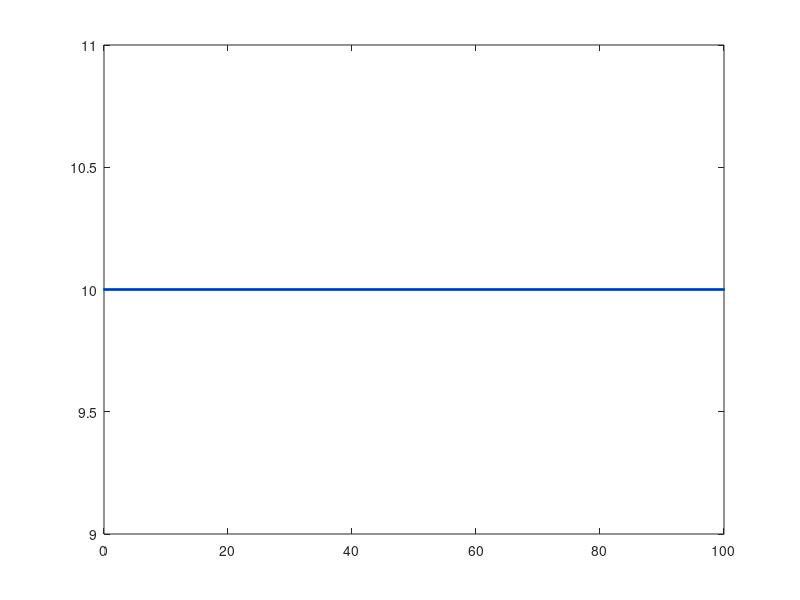

Write the MATLAB code that produced this figure. (Note: this script raises an error after producing the figure.)
clear
clc

%% 直线
% kp,ki,kd系数输入
kp = 2;
ki = 0;
kd = 20;
k = [kp,ki,kd];
% 初始x,y和phi,l,v,dt信息
x = 0;
y = 0;
phi = pi / 3;
l = 2;
v = 2;
init = [x,y,phi,l,v];% 初始值
dt = 0.1; % 最大时间间隔内距离v * dt
% 目标一条直线取点
tt_x = linspace(0,100,1000);
tt_y = linspace(10,10,1000);
target = {dt,tt_x,tt_y};
% 画出目标曲线
plot(tt_x,tt_y,'.',tt_x,tt_y,'b-');
hold on;
% PID控制
[r_x,r_y,r_phi,r_delta_f,i] = PID_CET(k,init,target,0);
% 画出PID控制结果
plot(r_x(1:i),r_y(1:i),'.',r_x(1:i),r_y(1:i),'r-');
% 画出结果
%% 正弦线
% kp,ki,kd系数输入
kp = 2;
ki = 0.025;
kd = 20;
k = [kp,ki,kd];
% 初始x,y和phi,l,v,dt信息
x = 0;
y = 0;
phi = 0;
l = 2;
v = 2;
init = [x,y,phi,l,v];% 初始值
dt = 0.1; % 最大时间间隔内距离v * dt
% 目标一条直线取点
tt_x = linspace(0,100,1000);
tt_y = sin(tt_x / 3.0);
target = {dt,tt_x,tt_y};
% 画出目标曲线
plot(tt_x,tt_y,'.',tt_x,tt_y,'b-');
hold on;
% PID控制
[r_x,r_y,r_phi,r_delta_f,i] = PID_CET(k,init,target,0);
% 画出PID控制结果
plot(r_x(1:i),r_y(1:i),'.',r_x(1:i),r_y(1:i),'r-');

%% 圆曲线
% kp,ki,kd系数输入
kp = 2;
ki = 0.0001;
kd = 20;
k = [kp,ki,kd];
% 初始x,y和phi,l,v,dt信息
x = 6;
y = 0.1;
phi = pi / 2;
l = 2;
v = 2;
init = [x,y,phi,l,v];% 初始值
dt = 0.1; % 最大时间间隔内距离v * dt
% 目标一条直线取点
% 圆形采用极坐标
% 半径r
r = 5;
% 得到x
tt_x = r * cos(linspace(0,2*pi,1000)); % 角度从0到2pi,取1000个点
% 得到y
tt_y = r * sin(linspace(0,2*pi,1000));
target = {dt,tt_x,tt_y};
% 画出目标曲线
plot(tt_x,tt_y,'.',tt_x,tt_y,'b-');
hold on;
% PID控制
[r_x,r_y,r_phi,r_delta_f,i] = PID_CET(k,init,target,0);
% 画出PID控制结果
plot(r_x(1:i),r_y(1:i),'.',r_x(1:i),r_y(1:i),'r-');